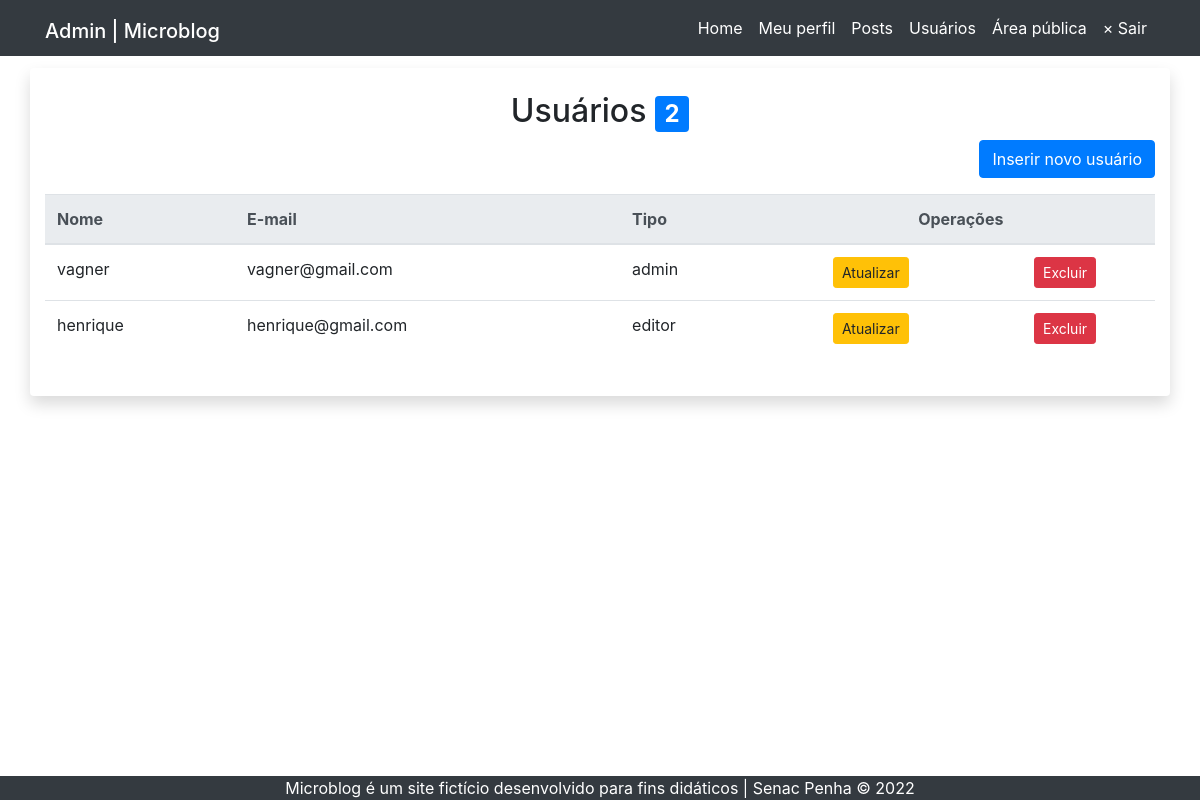
The app's page /admin/usuarios.php (signed in), older data.
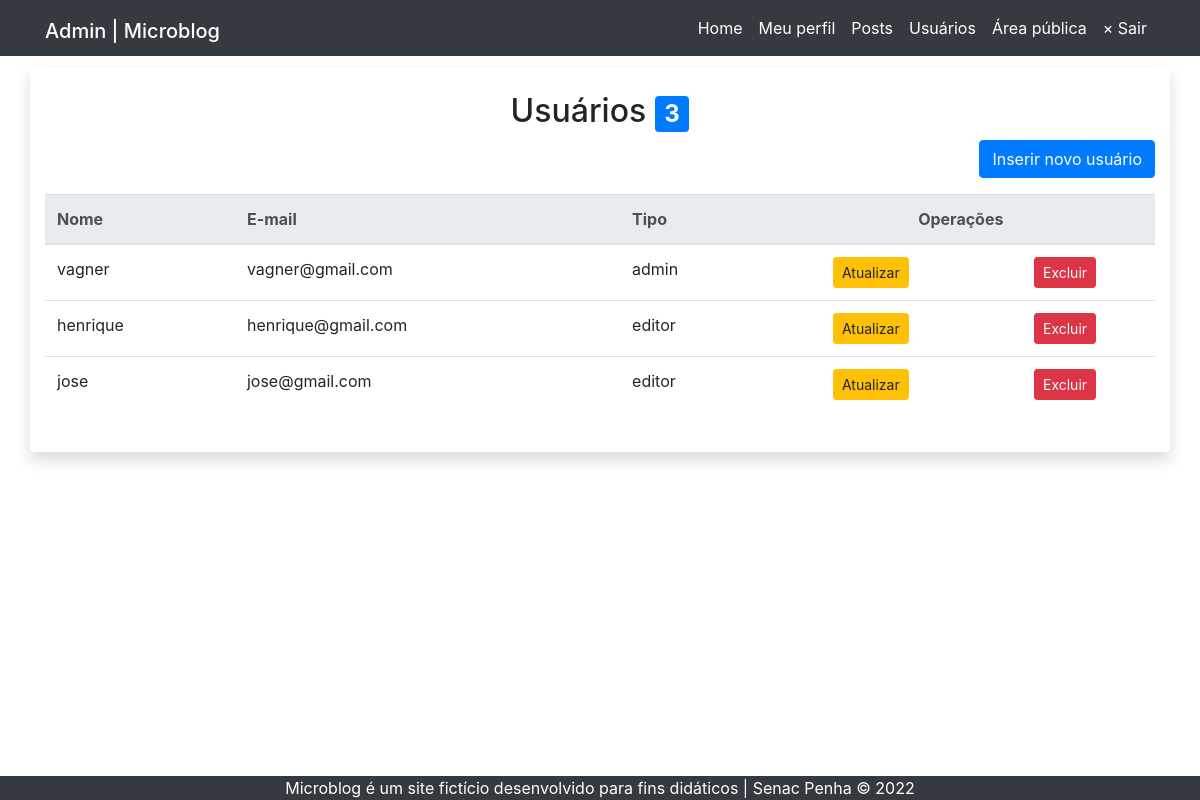
The same page, newer data.
### tables this page shows
CREATE TABLE `usuarios` (
  `id` smallint(6) NOT NULL,
  `nome` varchar(45) NOT NULL,
  `email` varchar(40) NOT NULL,
  `senha` varchar(255) NOT NULL,
  `tipo` enum('admin','editor') NOT NULL
);

### inc/funcoes-usuarios.php (called while the page is built, shortened)
<?php
function lerUsuarios(mysqli $conexao):array {
    $sql = "SELECT id, nome, email, tipo FROM usuarios ORDER BY nome";
    $resultado = mysqli_query($conexao, $sql) or die(mysqli_error($conexao));
    $usuarios = [];
    while ($usuario = mysqli_fetch_assoc($resultado)) {
        array_push($usuarios, $usuario);
    }
    return $usuarios;
}

### admin/usuarios.php (the view, shortened to what this page needs)
<?php
require "../inc/funcoes-usuarios.php";
require "../inc/cabecalho-admin.php";
$usuarios = lerUsuarios($conexao);
$quantidade = count($usuarios);
?>
<div class="row">
	<article class="col-12 bg-white rounded shadow my-1 py-4">
		<h2 class="text-center">
		Usuários <span class="badge badge-primary"> <?=$quantidade?></span>
		</h2>
		<p class="lead text-right">
				<a class="btn btn-primary" href="usuario-insere.php">Inserir novo usuário</a>
		</p>
		<div class="table-responsive">
			<table class="table table-hover">
				<thead class="thead-light">
					<tr>
						<th>Nome</th>
						<th>E-mail</th>
						<th>Tipo</th>
						<th colspan="2" class="text-center">Operações</th>
					</tr>
				</thead>
				<tbody>
<?php foreach ( $usuarios as $usuario ) { ?>
					<tr>
						<td> <?=$usuario['nome']?> </td>
						<td> <?=$usuario['email']?> </td>
						<td> <?=$usuario['tipo']?> </td>
						<td class="text-center">
							<a class="btn btn-warning btn-sm"
							href="usuario-atualiza.php?id=<?=$usuario['id']?>">
								Atualizar
							</a>
						</td>
						<td class="text-center">
							<a class="btn btn-danger btn-sm excluir"
							href="usuario-exclui.php?id=<?=$usuario['id']?>">
								Excluir
							</a>
						</td>
					</tr>
<?php } ?>
				</tbody>
			</table>
	</div>
	</article>
</div>
<?php require "../inc/rodape-admin.php"; ?>

Row changes from the older to the newer data that the page shows:
added usuarios: nome "jose", email "jose@gmail.com", tipo "editor"
Text that changed along with them:
$quantidade: "2" → "3"
